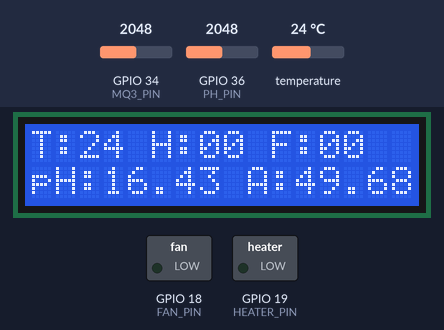
Simulated run of this sketch. Board: ESP32. On the bench: 16×2 character LCD, switched loads named in the sketch (green lamp = pin HIGH). The inputs (shaded band) are chosen by the test bench; at power-on: GPIO 36 (PH_PIN) = 2048, GPIO 34 (MQ3_PIN) = 2048, temperature 24 °C. WiFi joins after 1.5 s; servers stay silent unless stated; what the sketch prints to the serial monitor is not drawn.

Above: at 9.3 s.
9.4 s: GPIO 36 (PH_PIN) set to 3022
At 14.2 s:
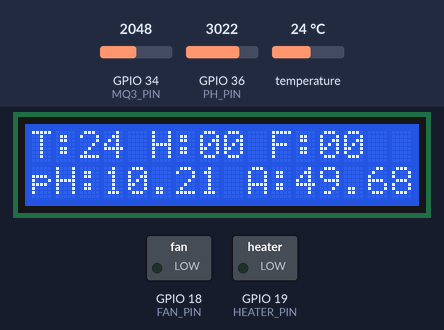
15.2 s: GPIO 36 (PH_PIN) set to 3127
At 19.2 s:
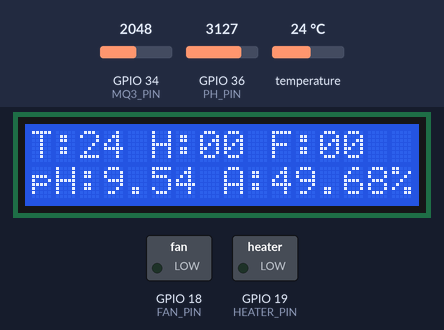
20.2 s: GPIO 34 (MQ3_PIN) set to 439
At 24.2 s:
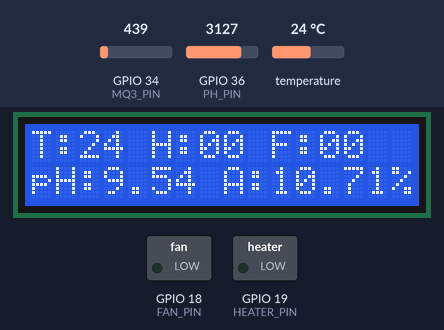
25.2 s: GPIO 34 (MQ3_PIN) set to 374
At 29.2 s:
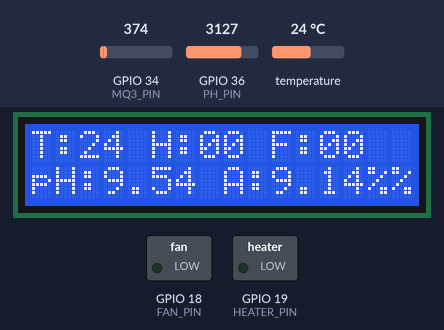
30.2 s: temperature set to 24.9 °C
At 34.2 s:
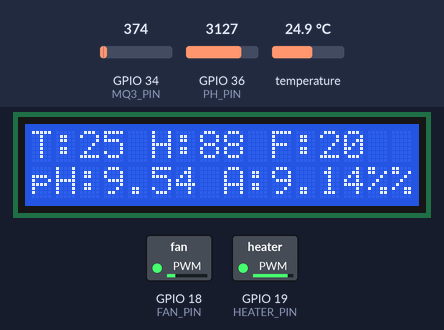
35.2 s: temperature set to 28 °C
At 39.2 s:
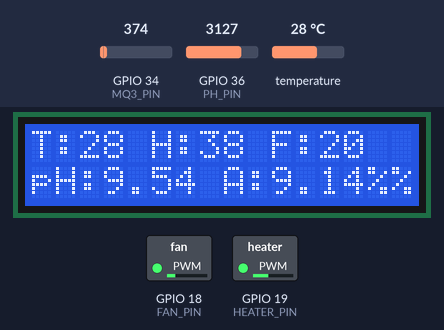
Timing chart, 0 to 40.7 s (numbered marks = the images above; inputs shaded):
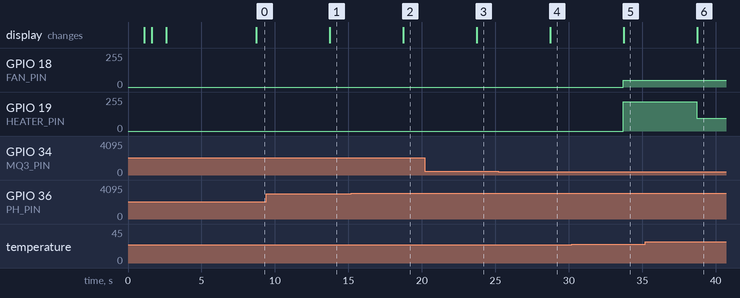

Measured:
- the behaviour switches between 3056 and 3057 on GPIO 36 (PH_PIN) (found by bisection; images 1 and 2)
- the behaviour switches between 410 and 409 on GPIO 34 (MQ3_PIN) (found by bisection; images 3 and 4)
- the behaviour switches between 24 and 24.1 °C on temperature (found by bisection; images 4 and 5)
- after the input at 9.4 s, the display: changes after 4.3 s (image 1)
- after the input at 15.2 s, the display: changes after 3.5 s (image 2)
- after the input at 20.2 s, the display: changes after 3.5 s (image 3)
- after the input at 25.2 s, the display: changes after 3.5 s (image 4)
- after the input at 30.2 s, GPIO 18 (FAN_PIN): 0/255 → 51/255 after 3.5 s; GPIO 19 (HEATER_PIN): 0/255 → 220/255 after 3.5 s; the display: changes after 3.5 s (image 5)
- after the input at 35.2 s, GPIO 19 (HEATER_PIN): 220/255 → 96/255 after 3.5 s; the display: changes after 3.5 s (image 6)

The sketch:

TA.ino
```cpp
// Tugas Akhir Riffan Sudira

#define BLYNK_TEMPLATE_ID "TMPL6pJ1afFvu"
#define BLYNK_TEMPLATE_NAME "Tugas akhir Riffan Sudira"
#define BLYNK_AUTH_TOKEN "nXYi56Oku-9Fpb18RSruHnFn9MNtQy8H"

#include <WiFi.h>
#include <BlynkSimpleEsp32.h>
#include <OneWire.h>
#include <DallasTemperature.h>
#include <Wire.h>
#include <LiquidCrystal_I2C.h>
#include <math.h>
#include <HTTPClient.h>

// WiFi
const char* ssid = "Tugas Akhir";
const char* password = "Riffan Sudira";

// Google Sheets URL
const char* scriptURL = "https://script.google.com/macros/s/AKfycbyJpkfQMR1J7GFstJteUms3BgXgV5T6sPf8JlH7lG83WOVWwHT3JhLLtGaMo6hBDmEB/exec";

BlynkTimer timer;

// Sensor
#define ONE_WIRE_BUS 4
#define MQ3_PIN 34
#define PH_PIN 36

OneWire oneWire(ONE_WIRE_BUS);
DallasTemperature sensors(&oneWire);

// LCD
LiquidCrystal_I2C lcd(0x27, 16, 2);

// Output
#define FAN_PIN     18
#define HEATER_PIN  19
#define FAN_CH      0
#define HEATER_CH   1
#define PWM_FREQ    5000
#define PWM_RES     8

// Setpoint
const float setpoint = 29.0;

// Membership Function
#define MF_SIZE 5
float tempMF[MF_SIZE];
float errorMF[MF_SIZE];

// Nilai terakhir untuk Google Sheets
float lastTemp = 0, lastHeater = 0, lastFan = 0;
float alkohol = 0.0, phValue = 0.0;
float vinMQ3 = 0.0;


// Membership Functions
float trapmf(float x, float a, float b, float c, float d) {
  float val1 = (x - a)/(b - a);
  float val2 = (d - x)/(d - c);
  float min1 = val1 < 1.0f ? val1 : 1.0f;
  float min2 = min1 < val2 ? min1 : val2;
  return min2 > 0.0f ? min2 : 0.0f;
}

float trimf(float x, float a, float b, float c) {
  if (x <= a || x >= c) return 0.0f;
  else if (x == b) return 1.0f;
  else if (x < b) return (x - a) / (b - a);
  else return (c - x) / (c - b);
}

void fuzzify(float temp, float error) {
  tempMF[0] = trapmf(temp, 20, 20, 23, 26);
  tempMF[1] = trimf(temp, 23, 26, 29);
  tempMF[2] = trimf(temp, 26, 29, 32);
  tempMF[3] = trimf(temp, 29, 32, 35);
  tempMF[4] = trapmf(temp, 32, 35, 40, 40);

  error = constrain(error, -5, 5);
  errorMF[0] = trapmf(error, -5, -5, -4, -2);
  errorMF[1] = trimf(error, -4, -2, 0);
  errorMF[2] = trimf(error, -2, 0, 2);
  errorMF[3] = trimf(error, 0, 2, 4);
  errorMF[4] = trapmf(error, 2, 4, 5, 5);
}

void readAlkoholAndPH() {
  int mq3ADC = analogRead(MQ3_PIN);
  int phADC = analogRead(PH_PIN);

  float voutMQ3 = mq3ADC * 3.3 / 4095.0;
  float voutPH = phADC * 3.3 / 4095.0;

  float R1_MQ3 = 1000.0;
  float R2_MQ3 = 2000.0;
  vinMQ3 = voutMQ3 * (R1_MQ3 + R2_MQ3) / R2_MQ3;

  float R1_PH = 10000.0;
  float R2_PH = 20000.0;
  float vinPH = (voutPH * (R1_PH + R2_PH) / R2_PH)-1.7684;

  alkohol = 20.036 * vinMQ3 + 0.08;
  phValue = -5.2799 * vinPH + 20.165;

  Serial.printf("MQ3 ADC: %d | Vout: %.3fV | Vin: %.3fV | Alkohol: %.2f%%\n", mq3ADC, voutMQ3, vinMQ3, alkohol);
  Serial.printf("PH  ADC: %d | Vout: %.3fV | Vin: %.3fV | pH: %.2f\n", phADC, voutPH, vinPH, phValue);
}

void loopControl() {
  sensors.requestTemperatures();
  readAlkoholAndPH();

  float temp = sensors.getTempCByIndex(0);
  float error = constrain(setpoint - temp, -5, 5);
  fuzzify(temp, error);

  float sumW = 0, heaterOut = 0, fanOut = 0;

  // 14 fuzzy rules
  { float w = fmin(tempMF[0], errorMF[4]); heaterOut += w * 100; fanOut += w * 20; sumW += w; } //RK1
  { float w = fmin(tempMF[0], errorMF[3]); heaterOut += w * 80;  fanOut += w * 20; sumW += w; } //RK2
  { float w = fmin(tempMF[0], errorMF[2]); heaterOut += w * 60;  fanOut += w * 20; sumW += w; } //RK3
  { float w = fmin(tempMF[1], errorMF[4]); heaterOut += w * 80;  fanOut += w * 20; sumW += w; } //RK4
  { float w = fmin(tempMF[1], errorMF[3]); heaterOut += w * 60;  fanOut += w * 20; sumW += w; } //RK5
  { float w = fmin(tempMF[1], errorMF[2]); heaterOut += w * 40;  fanOut += w * 20; sumW += w; } //RK6
  { float w = fmin(tempMF[2], errorMF[3]); heaterOut += w * 40;  fanOut += w * 20; sumW += w; } //RK7
  { float w = fmin(tempMF[2], errorMF[2]); heaterOut += w * 20;  fanOut += w * 20; sumW += w; } //RK8
  { float w = fmin(tempMF[2], errorMF[1]); heaterOut += w * 20;  fanOut += w * 40; sumW += w; } //RK9
  { float w = fmin(tempMF[3], errorMF[2]); heaterOut += w * 20;  fanOut += w * 40; sumW += w; } //RK10
  { float w = fmin(tempMF[3], errorMF[1]); heaterOut += w * 20;  fanOut += w * 60; sumW += w; } //RK11
  { float w = fmin(tempMF[3], errorMF[0]); heaterOut += w * 20;  fanOut += w * 80; sumW += w; } //RK12
  { float w = fmin(tempMF[4], errorMF[1]); heaterOut += w * 20;  fanOut += w * 80; sumW += w; } //RK13
  { float w = fmin(tempMF[4], errorMF[0]); heaterOut += w * 20;  fanOut += w * 100; sumW += w; } //RK14

  if (sumW != 0) {
    heaterOut /= sumW;
    fanOut /= sumW;
  }

  uint8_t heaterPWM = map(heaterOut, 0, 100, 0, 255);
  uint8_t fanPWM = map(fanOut, 0, 100, 0, 255);
  ledcWrite(HEATER_CH, heaterPWM);
  ledcWrite(FAN_CH, fanPWM);

  lcd.setCursor(0, 0);
  lcd.printf("T:%.0f H:%02.0f F:%02.0f", temp, heaterOut, fanOut);
  lcd.setCursor(0, 1);
  lcd.printf("pH:%.2f A:%.2f%%", phValue, alkohol);

  // Simpan nilai terakhir untuk Google Sheets
  lastTemp = temp;
  lastHeater = heaterOut;
  lastFan = fanOut;

  // Kirim ke Blynk
  Blynk.virtualWrite(V0, lastTemp);
  Blynk.virtualWrite(V1, lastHeater);
  Blynk.virtualWrite(V2, lastFan);
  Blynk.virtualWrite(V3, alkohol);
  Blynk.virtualWrite(V4, phValue);
}

void sendToGoogleSheets() {
  if (WiFi.status() == WL_CONNECTED) {
    HTTPClient http;
    String url = scriptURL;
    url += "?temp=" + String(lastTemp, 2);
    url += "&heater=" + String(lastHeater, 2);
    url += "&fan=" + String(lastFan, 2);
    url += "&ph=" + String(phValue, 2);
    url += "&alkohol=" + String(alkohol, 2);
    http.begin(url);
    http.GET();
    http.end();
  }
}

void setup() {
  Serial.begin(115200);

  // === Inisialisasi LCD ====
  lcd.begin();
  lcd.backlight();
  lcd.clear();
  lcd.setCursor(0, 0);
  lcd.print("Menyambung ke");
  lcd.setCursor(0, 1);
  lcd.print("WiFi...");

  WiFi.begin(ssid, password);
  int dotCount = 0;
  while (WiFi.status() != WL_CONNECTED) {
    delay(500);
    Serial.print(".");
    lcd.setCursor(9, 1);
    lcd.print(String(".").substring(0, dotCount % 4));
    dotCount++;
  }

  Serial.println("\nWiFi Connected");
  lcd.clear();
  lcd.setCursor(0, 0);
  lcd.print("WiFi Terhubung!");
  delay(1000);
  lcd.clear();

  // === Inisialisasi Blynk dan komponen lainnya ===
  Blynk.begin(BLYNK_AUTH_TOKEN, ssid, password);
  sensors.begin();

  ledcSetup(FAN_CH, PWM_FREQ, PWM_RES);
  ledcAttachPin(FAN_PIN, FAN_CH);
  ledcSetup(HEATER_CH, PWM_FREQ, PWM_RES);
  ledcAttachPin(HEATER_PIN, HEATER_CH);

  timer.setInterval(5000L, loopControl);
  timer.setInterval(600000L, sendToGoogleSheets);
}


void loop() {
  Blynk.run();
  timer.run();
}
```
